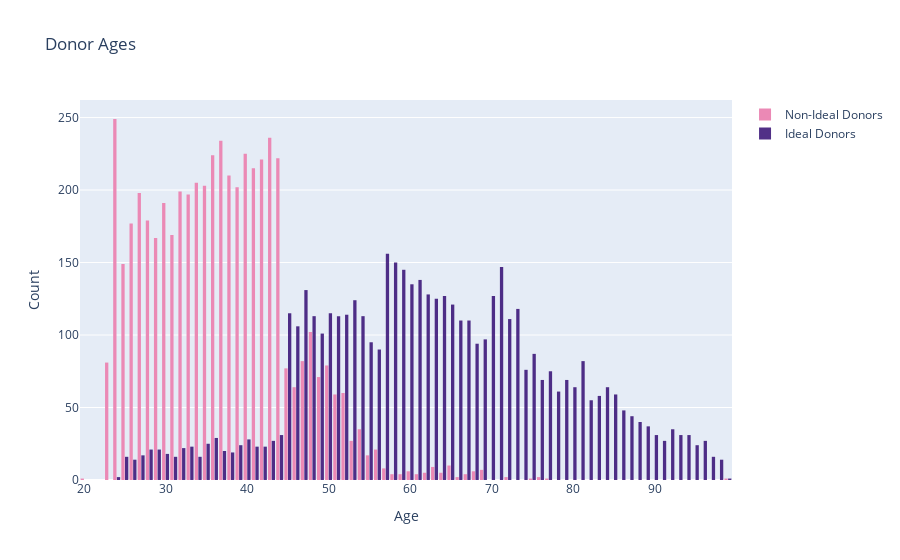

Here is the notebook cell this chart was saved with:
### Markdown cell above
**Age distribution**

### Code cell
#Histogram Plot
x0 = top_ages
x1 = worst_ages

fig = go.Figure()

fig.add_trace(go.Histogram(x=x1, name = 'Non-Ideal Donors',marker_color='#EB89B5', opacity =1))
fig.add_trace(go.Histogram(x=x0, name = 'Ideal Donors', marker_color='#330C73', opacity = 0.85))

fig.update_layout(
    title_text='Donor Ages', # title of plot
    xaxis_title_text='Age', # xaxis label
    yaxis_title_text='Count', # yaxis label
    bargap=0.1, # gap between bars of adjacent location coordinates
    bargroupgap=0.1) # gap between bars of the same location coordinates

fig.show()

### Figure 1 — Plotly figure (JSON) as saved in the notebook; plotly's stock layout.template omitted (floating-point values rounded to 4 significant figures; data arrays with more than 128 entries replaced by an {"elided": "..."} marker saying what was removed)
{"data": [{"marker": {"color": "#EB89B5"}, "name": "Non-Ideal Donors", "opacity": 1, "type": "histogram", "x": {"elided": "5129 int values"}}, {"marker": {"color": "#330C73"}, "name": "Ideal Donors", "opacity": 0.85, "type": "histogram", "x": {"elided": "5129 int values"}}], "layout": {"bargap": 0.1, "bargroupgap": 0.1, "title": {"text": "Donor Ages"}, "xaxis": {"title": {"text": "Age"}}, "yaxis": {"title": {"text": "Count"}}}}
